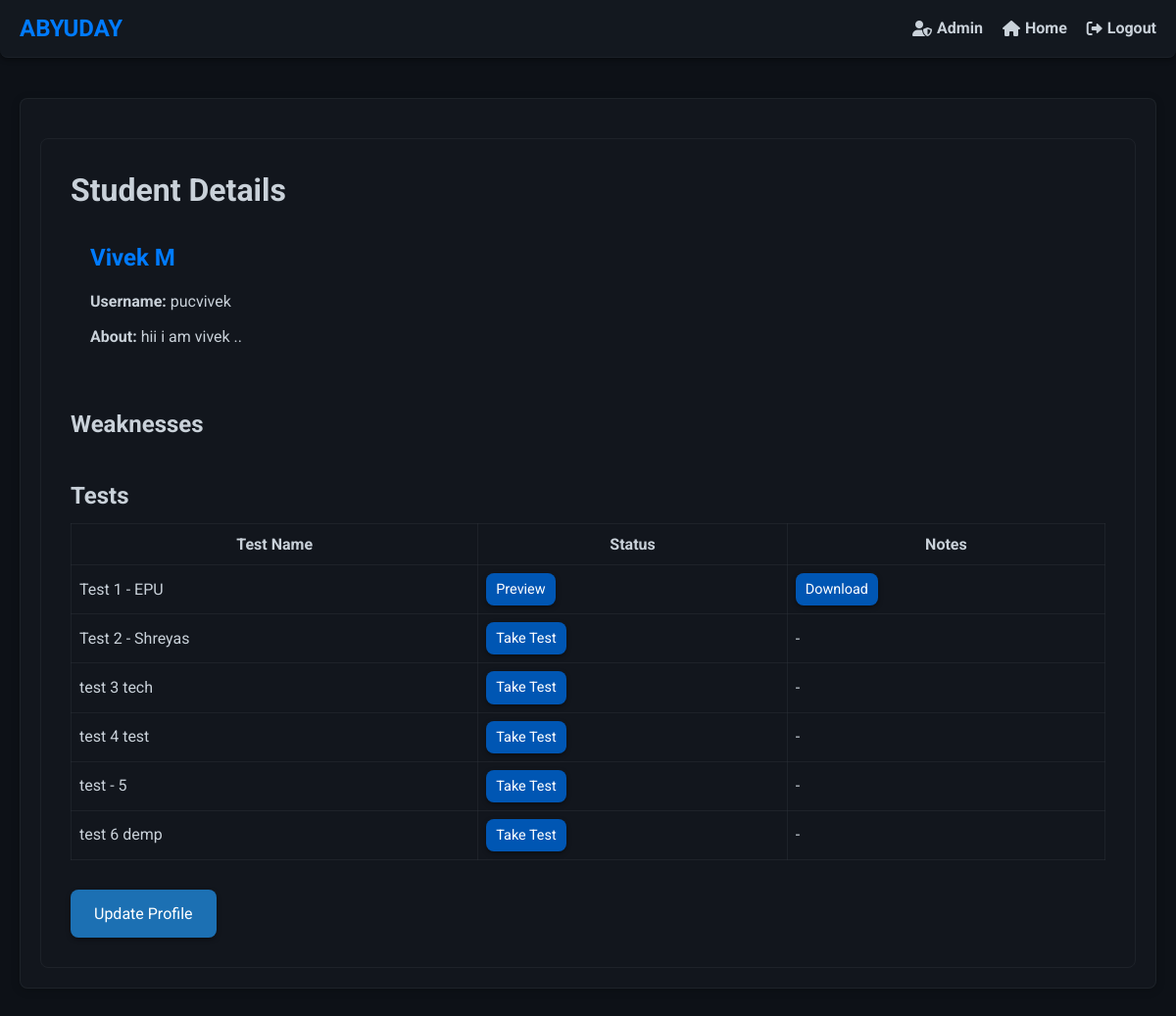
The page /students/3/ (signed in) on the database its author committed.
### firstapp/models.py (models this page shows, shortened)
class Students(models.Model):
    name = models.OneToOneField(User, on_delete=models.CASCADE, limit_choices_to={'groups__name': 'Students'})
    teacher = models.ForeignKey(Teacher, related_name='students',on_delete=models.CASCADE)
    description = models.TextField(blank=True)
    added_at= models.DateTimeField(auto_now_add=True)

class Test(models.Model):
    teacher = models.ForeignKey(Teacher, related_name='tests', on_delete=models.CASCADE)
    test_data=models.JSONField()
    display_name = models.CharField(max_length=100)
    test_name=models.CharField(max_length=100)
    test_total_marks=models.PositiveBigIntegerField()
    file_path=models.CharField(max_length=1000)
    start_time=models.DateTimeField()
    end_time=models.DateTimeField()

### firstapp/views.py (the view)
# urls.py: path('students/<int:pk>/',views.studentdetail.as_view(),name='detail-student'),
class studentdetail(LoginRequiredMixin,DetailView):
    model=Students
    def get_context_data(self, **kwargs: Any) -> dict[str, Any]:
        context=super().get_context_data(**kwargs)
        student=self.get_object()
        tests=TestAttempt.objects.filter(student=student)
        attempted_tests = [attempt.test.id for attempt in tests]
        context["attempted_tests"]=attempted_tests
        return context

### firstapp/templates/firstapp/students_detail.html (shortened to what this page needs)
{% extends "firstapp/base.html" %}
{% block body_block %}
<div class="student-details">
    <h1>Student Details</h1>
    <div class="info-card">
        <h2>{{ students.name.first_name }} {{ students.name.last_name }}</h2>
        <p><strong>Username:</strong> {{ students.name.username }}</p>
        <p><strong>About:</strong> {{ students.description }}</p>
    </div>
    <div class="weaknesses-section">
        <h2>Weaknesses</h2>
    </div>
    <h2>Tests</h2>
    <div class="table-responsive">
        <table class="bordered-table" >
            <thead>
                <tr>
                    <th>Test Name</th>
                    <th>Status</th>
                    <th>Notes</th>
                </tr>
            </thead>
            <tbody>
                {% for test in students.teacher.tests.all %}
                    <tr>
                        <td>{{ test.display_name }}</td>
                        {% if test.id in attempted_tests %}
                            <td><a href="{% url 'firstapp:preview-test' id=test.id  stud_id=students.id %}" class="tag-button">Preview</a></td>
                            <td><a href="{% url 'firstapp:download-file' test.file_path %}" class="tag-button">Download</a></td>
                        {% else %}
                            {% if perms.firstapp.change_students %}
                                <td><a href="{% url 'firstapp:attend-test' test_id=test.id %}" class="tag-button">Take Test</a></td>
                            {% else %}
                                <td><span class="status-btn">Not Taken</span></td>
                            {% endif %}
                            <td>-</td>
                        {% endif %}
                    </tr>
                {% endfor %}
            </tbody>
        </table>
    </div>
    {% if perms.firstapp.change_students %}
        <div class="action-buttons">
            <a href="{% url 'firstapp:update-student' pk=students.pk %}" class="update-profile-link">Update Profile</a>
        </div>
    {% endif %}
</div>
{% endblock %}

### firstapp/templates/firstapp/base.html (style rules this page uses)
:root { --primary-color: #007bff; --secondary-color: #0056b3; --background-color: #0d1117; --text-color: #c9d1d9; --navbar-bg: rgba(22, 27, 34, 0.8); --navbar-border: rgba(48, 54, 61, 0.3); --shadow-color: rgba(0, 0, 0, 0.4); --radius: 8px; --transition-speed: 0.3s; --hover-bg-color: rgba(33, 38, 45, 0.8); --button-bg-color: rgba(33, 150, 243, 0.7); --button-hover-bg-color: rgba(25, 118, 210, 0.7); --max-width: 1500px; --glass-bg-color: rgba(22, 27, 34, 0.6); --glass-border: rgba(48, 54, 61, 0.4); --glass-shadow: rgba(0, 0, 0, 0.2); }
* { box-sizing: border-box; margin: 0; padding: 0; }
body { font-family: "Roboto", sans-serif; background: var(--background-color); color: var(--text-color); display: flex; flex-direction: column; min-height: 100vh; line-height: 1.6; scroll-behavior: smooth; }
h1, h2, h3 { color: var(--text-color); margin-bottom: 10px; line-height: 1.4; }
p { margin-bottom: 15px; }
button, .tag-button, .update-profile-link { padding: 12px 24px; background-color: var(--button-bg-color); color: #fff; border: none; border-radius: var(--radius); cursor: pointer; transition: background-color var(--transition-speed), transform var(--transition-speed), box-shadow var(--transition-speed); font-size: 1em; box-shadow: 0 2px 5px var(--shadow-color); text-decoration: none; display: inline-block; }

### firstapp/templates/firstapp/students_detail.html (style rules this page uses)
.student-details { background: var(--glass-bg); border: 1px solid var(--glass-border); border-radius: var(--radius); padding: 30px; margin-top: 20px; }
.info-card { background: var(--card-bg); border-radius: var(--radius); padding: 20px; margin-bottom: 30px; }
.info-card h2 { color: var(--primary-color); margin-bottom: 15px; }
.info-card p { margin-bottom: 10px; }
.weaknesses-section { margin-bottom: 30px; }
.tag-button { background-color: var(--secondary-color); color: #fff; padding: 5px 10px; border-radius: var(--radius); text-decoration: none; font-size: 0.9em; transition: background-color var(--transition-speed); }
.table-responsive { overflow-x: auto; }
.bordered-table { width: 100%; border-collapse: collapse; }
.bordered-table th, .bordered-table td { border: 1px solid var(--glass-border); padding: 8px; }
.bordered-table th { background-color: var(--glass-bg); }
.action-buttons { margin-top: 30px; }

### rows shown on the page
Students: name.first_name "Vivek", name.last_name "M", name.username "pucvivek", description "hii i am vivek .."
Test: display_name "Test 1 - EPU", shows "Preview"
Test: display_name "Test 2 - Shreyas", shows "Take Test"
Test: display_name "test 3 tech", shows "Take Test"
Test: display_name "test 4 test", shows "Take Test"
Test: display_name "test - 5", shows "Take Test"
Test: display_name "test 6 demp", shows "Take Test"
